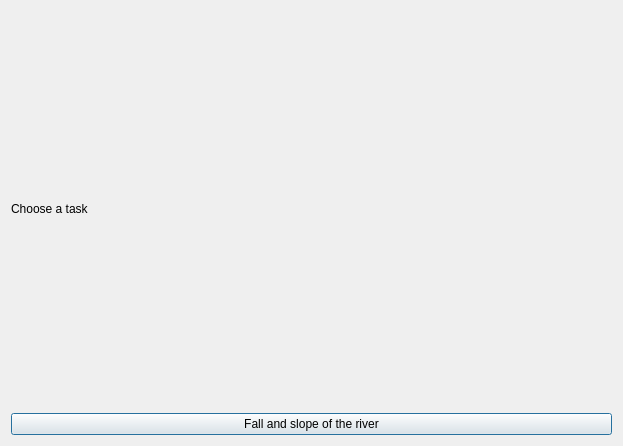
<?xml version="1.0" encoding="UTF-8"?>
<ui version="4.0">
 <class>Hydrology</class>
 <widget class="QDialog" name="Hydrology">
  <property name="geometry">
   <rect>
    <x>0</x>
    <y>0</y>
    <width>623</width>
    <height>446</height>
   </rect>
  </property>
  <property name="windowTitle">
   <string>Hydrology</string>
  </property>
  <layout class="QVBoxLayout" name="verticalLayout">
   <item>
    <widget class="QLabel" name="label">
     <property name="text">
      <string>Choose a task</string>
     </property>
    </widget>
   </item>
   <item>
    <widget class="QPushButton" name="Fall_Slope_river">
     <property name="text">
      <string>Fall and slope of the river</string>
     </property>
    </widget>
   </item>
  </layout>
 </widget>
 <resources/>
 <connections/>
</ui>
